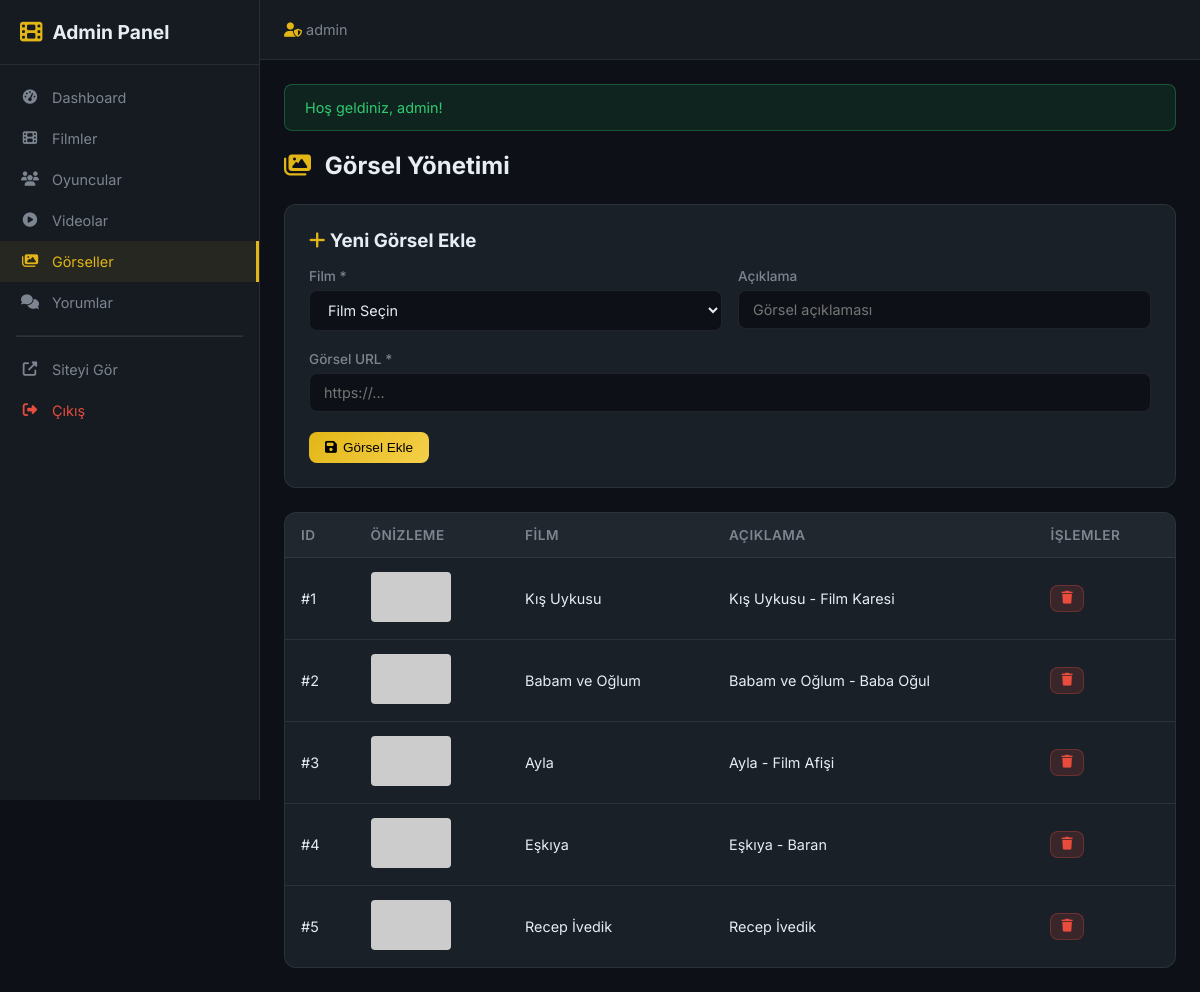
The page /admin/images.php (signed in) on the database its author committed.
### tables this page shows
CREATE TABLE `movie_images` (
  `id` INTEGER PRIMARY KEY AUTOINCREMENT,
  `movie_id` INT NOT NULL,
  `image_url` VARCHAR(500) NOT NULL,
  `caption` VARCHAR(255) DEFAULT NULL,
  `created_at` DATETIME NOT NULL DEFAULT CURRENT_TIMESTAMP,
  FOREIGN KEY (`movie_id`) REFERENCES `movies`(`id`) ON DELETE CASCADE
);

CREATE TABLE `movies` (
  `id` INTEGER PRIMARY KEY AUTOINCREMENT,
  `title` VARCHAR(255) NOT NULL,
  `year` INTEGER NOT NULL,
  `description` TEXT NOT NULL,
  `poster_url` VARCHAR(500) DEFAULT NULL,
  `cover_url` VARCHAR(500) DEFAULT NULL,
  `director` VARCHAR(100) DEFAULT NULL,
  `genre` VARCHAR(100) DEFAULT NULL,
  `duration` INT DEFAULT NULL ,
  `created_at` DATETIME NOT NULL DEFAULT CURRENT_TIMESTAMP,
  `updated_at` DATETIME DEFAULT NULL 
);

### admin/images.php (the view, shortened to what this page needs)
<?php
require_once __DIR__ . '/includes/admin_header.php';
$stmt = $pdo->query("
    SELECT i.*, m.title as movie_title
    FROM movie_images i
    INNER JOIN movies m ON i.movie_id = m.id
    ORDER BY i.created_at DESC
");
$images = $stmt->fetchAll();
?>
<div class="admin-page-header">
    <h1><i class="fas fa-images"></i> Görsel Yönetimi</h1>
</div>
<div class="admin-form-card" style="margin-bottom: 24px;">
    <h3 style="margin-bottom: 16px;"><i class="fas fa-plus" style="color: var(--admin-accent);"></i> Yeni Görsel Ekle</h3>
    <form method="POST">
        <div class="admin-form-row">
            <div class="admin-form-group">
                <label>Film *</label>
                <select name="movie_id" required>
                    <option value="">Film Seçin</option>
                </select>
            </div>
            <div class="admin-form-group">
                <label>Açıklama</label>
                <input type="text" name="caption" placeholder="Görsel açıklaması">
            </div>
        </div>
        <div class="admin-form-group">
            <label>Görsel URL *</label>
            <input type="url" name="image_url" placeholder="https://..." required>
        </div>
        <button type="submit" class="admin-btn admin-btn-primary"><i class="fas fa-save"></i> Görsel Ekle</button>
    </form>
</div>
<div class="admin-table-wrapper">
    <table class="admin-table">
        <thead>
            <tr><th>ID</th><th>Önizleme</th><th>Film</th><th>Açıklama</th><th>İşlemler</th></tr>
        </thead>
        <tbody>
            <?php foreach ($images as $img): ?>
                <tr>
                    <td>#<?= $img['id'] ?></td>
                    <td><img src="<?= e($img['image_url']) ?>" alt="" style="width:80px;height:50px;object-fit:cover;border-radius:4px;"
                             onerror="this.src='https://via.placeholder.com/80x50/1a1a2e/e2b616?text=IMG'"></td>
                    <td><?= e($img['movie_title']) ?></td>
                    <td><?= e($img['caption'] ?? '-') ?></td>
                    <td>
                        <a href="<?= SITE_URL ?>/admin/images.php?delete=<?= $img['id'] ?>&token=<?= $_SESSION['csrf_token'] ?>"
                           class="admin-btn admin-btn-danger admin-btn-sm delete-confirm">
                            <i class="fas fa-trash"></i>
                        </a>
                    </td>
                </tr>
            <?php endforeach; ?>
        </tbody>
    </table>
</div>
<?php require_once __DIR__ . '/includes/admin_footer.php'; ?>

### assets/css/admin.css (style rules this page uses)
:root { --admin-sidebar-width: 260px; --admin-bg: #0d1117; --admin-sidebar-bg: #161b22; --admin-card-bg: #1a2028; --admin-border: rgba(255,255,255,0.08); --admin-accent: #e2b616; --admin-text: #e6edf3; --admin-text-muted: #7d8590; }
* { margin: 0; padding: 0; box-sizing: border-box; }
body.admin-body { font-family: 'Inter', sans-serif; background: var(--admin-bg); color: var(--admin-text); min-height: 100vh; }
a { color: var(--admin-accent); text-decoration: none; }
.admin-page-header { display: flex; align-items: center; justify-content: space-between; margin-bottom: 24px; flex-wrap: wrap; gap: 12px; }
.admin-page-header h1 { font-size: 1.5rem; font-weight: 700; }
.admin-page-header h1 i { color: var(--admin-accent); margin-right: 8px; }
.admin-table-wrapper { background: var(--admin-card-bg); border: 1px solid var(--admin-border); border-radius: 12px; overflow: hidden; }
.admin-table { width: 100%; border-collapse: collapse; }
.admin-table th { padding: 14px 16px; text-align: left; font-size: 0.85rem; font-weight: 600; color: var(--admin-text-muted); text-transform: uppercase; letter-spacing: 0.5px; background: rgba(255,255,255,0.03); border-bottom: 1px solid var(--admin-border); }
.admin-table td { padding: 14px 16px; font-size: 0.9rem; border-bottom: 1px solid var(--admin-border); vertical-align: middle; }
.admin-table tr:last-child td { border-bottom: none; }
.admin-table img { width: 50px; height: 70px; object-fit: cover; border-radius: 6px; }
.admin-btn { display: inline-flex; align-items: center; gap: 6px; padding: 8px 16px; border-radius: 8px; font-size: 0.85rem; font-weight: 500; cursor: pointer; border: none; transition: all 0.2s ease; text-decoration: none; }
.admin-btn-primary { background: linear-gradient(135deg, #e2b616, #f5d04a); color: #000; }
.admin-btn-danger { background: rgba(231,76,60,0.15); color: #e74c3c; border: 1px solid rgba(231,76,60,0.3); }
.admin-btn-sm { padding: 6px 10px; font-size: 0.8rem; }
.admin-form-card { background: var(--admin-card-bg); border: 1px solid var(--admin-border); border-radius: 12px; padding: 24px; }
.admin-form-group { margin-bottom: 20px; }
.admin-form-group label { display: block; font-size: 0.85rem; font-weight: 500; color: var(--admin-text-muted); margin-bottom: 6px; }
.admin-form-group input, .admin-form-group textarea, .admin-form-group select { width: 100%; padding: 10px 14px; background: var(--admin-bg); border: 1px solid var(--admin-border); border-radius: 8px; color: var(--admin-text); font-family: inherit; font-size: 0.9rem; transition: border-color 0.2s ease; }
.admin-form-row { display: grid; grid-template-columns: repeat(auto-fit, minmax(250px, 1fr)); gap: 16px; }

### rows shown on the page
movie_images: id "1", movie.title "Kış Uykusu", caption "Kış Uykusu - Film Karesi"
movie_images: id "2", movie.title "Babam ve Oğlum", caption "Babam ve Oğlum - Baba Oğul"
movie_images: id "3", movie.title "Ayla", caption "Ayla - Film Afişi"
movie_images: id "4", movie.title "Eşkıya", caption "Eşkıya - Baran"
movie_images: id "5", movie.title "Recep İvedik", caption "Recep İvedik"

### other values the page prints
$_SESSION['username'] "admin"
$_SESSION['flash_success'] "Hoş geldiniz, admin!"
